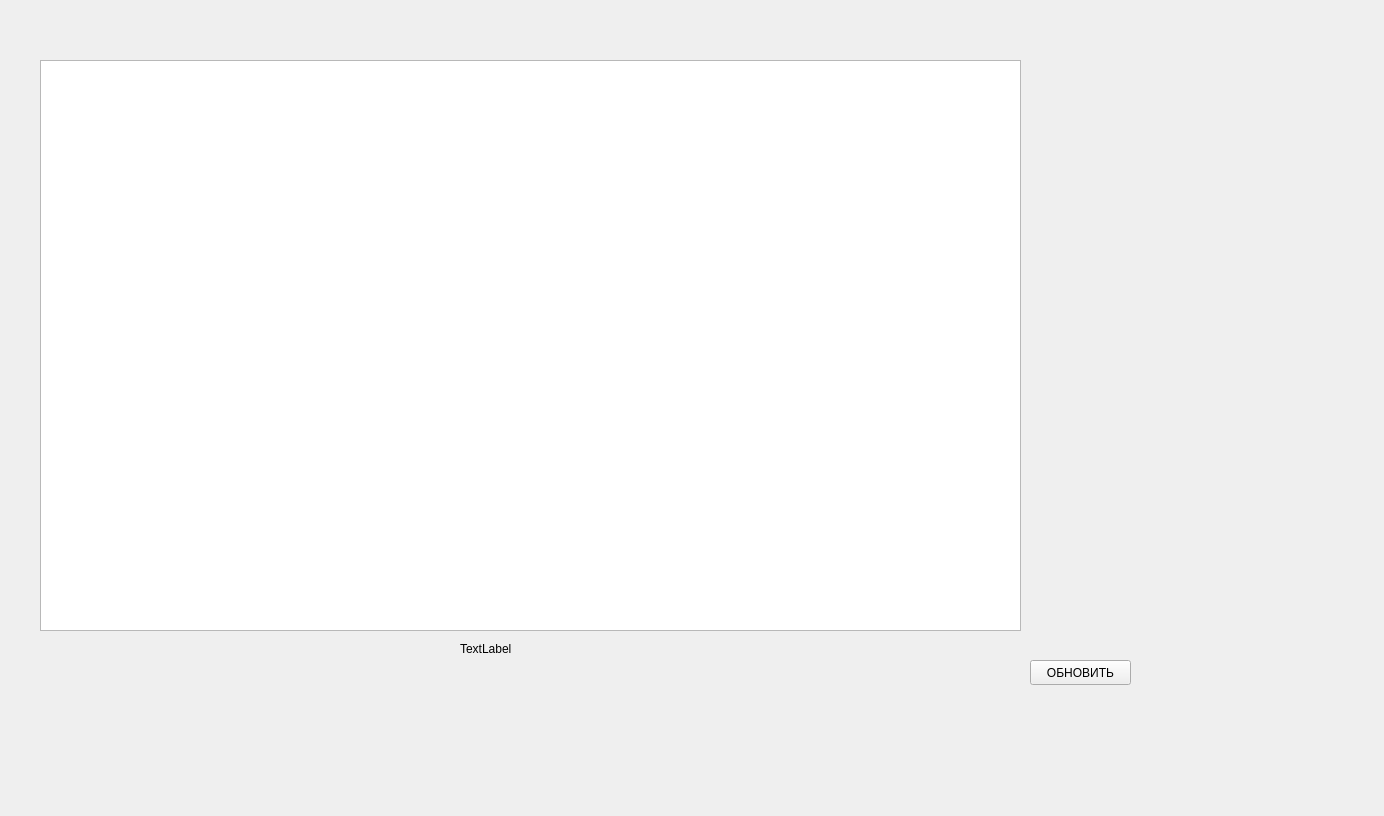
<?xml version="1.0" encoding="UTF-8"?>
<ui version="4.0">
 <class>FormTable</class>
 <widget class="QWidget" name="FormTable">
  <property name="geometry">
   <rect>
    <x>0</x>
    <y>0</y>
    <width>1384</width>
    <height>816</height>
   </rect>
  </property>
  <property name="windowTitle">
   <string>Form</string>
  </property>
  <widget class="QTableView" name="tableView">
   <property name="geometry">
    <rect>
     <x>40</x>
     <y>60</y>
     <width>981</width>
     <height>571</height>
    </rect>
   </property>
  </widget>
  <widget class="QWidget" name="verticalLayoutWidget">
   <property name="geometry">
    <rect>
     <x>70</x>
     <y>0</y>
     <width>881</width>
     <height>51</height>
    </rect>
   </property>
   <layout class="QVBoxLayout" name="verticalLayout"/>
  </widget>
  <widget class="QWidget" name="verticalLayoutWidget_2">
   <property name="geometry">
    <rect>
     <x>1030</x>
     <y>90</y>
     <width>301</width>
     <height>531</height>
    </rect>
   </property>
   <layout class="QVBoxLayout" name="verticalLayout_2"/>
  </widget>
  <widget class="QWidget" name="verticalLayoutWidget_3">
   <property name="geometry">
    <rect>
     <x>1030</x>
     <y>630</y>
     <width>111</width>
     <height>21</height>
    </rect>
   </property>
   <layout class="QVBoxLayout" name="verticalLayout_3"/>
  </widget>
  <widget class="QLabel" name="labelTable">
   <property name="geometry">
    <rect>
     <x>460</x>
     <y>640</y>
     <width>101</width>
     <height>17</height>
    </rect>
   </property>
   <property name="text">
    <string>TextLabel</string>
   </property>
  </widget>
  <widget class="QPushButton" name="pushUpdate">
   <property name="geometry">
    <rect>
     <x>1030</x>
     <y>660</y>
     <width>101</width>
     <height>25</height>
    </rect>
   </property>
   <property name="text">
    <string>ОБНОВИТЬ</string>
   </property>
  </widget>
 </widget>
 <resources/>
 <connections/>
</ui>
